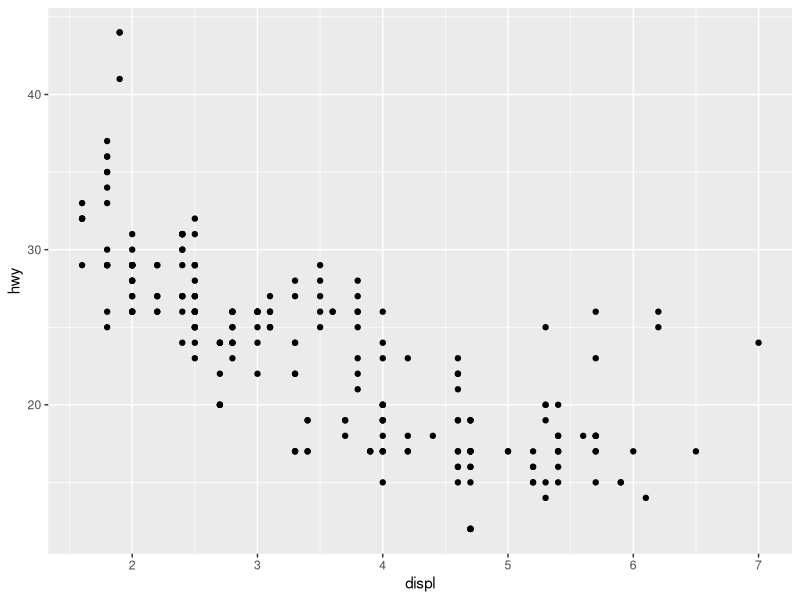
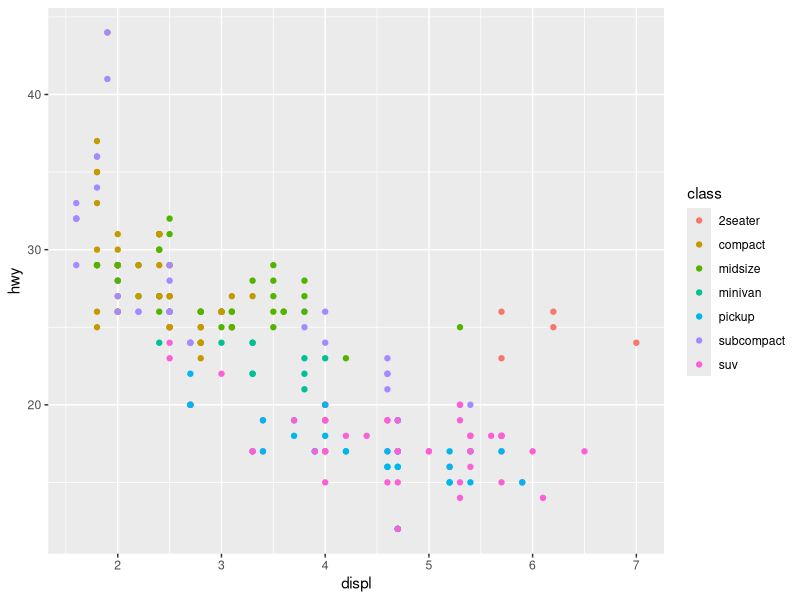
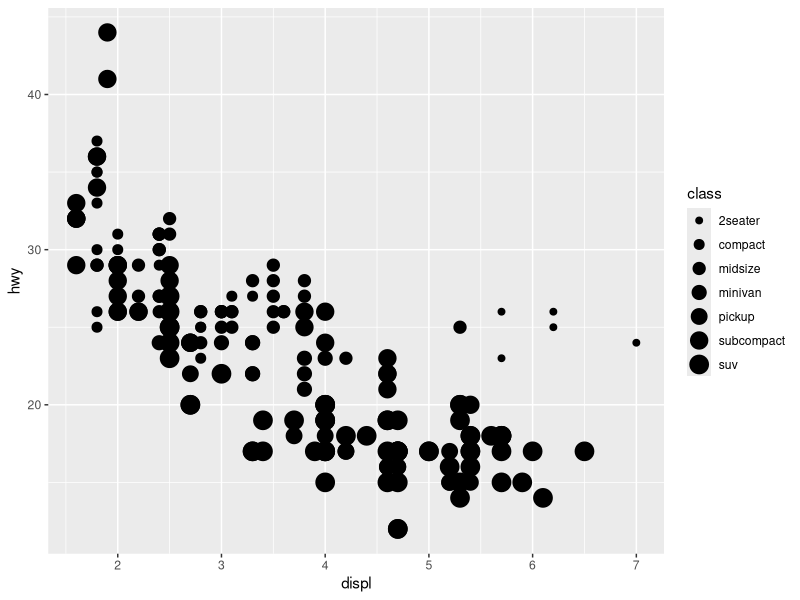
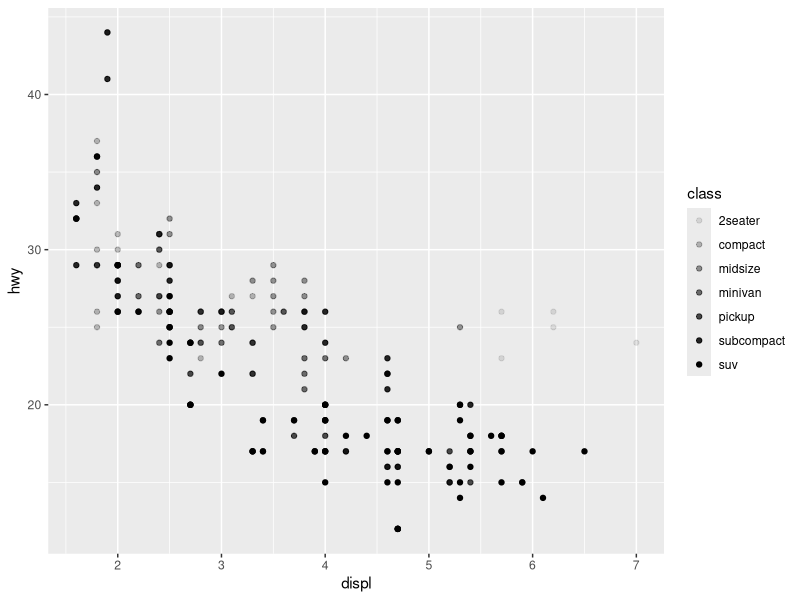
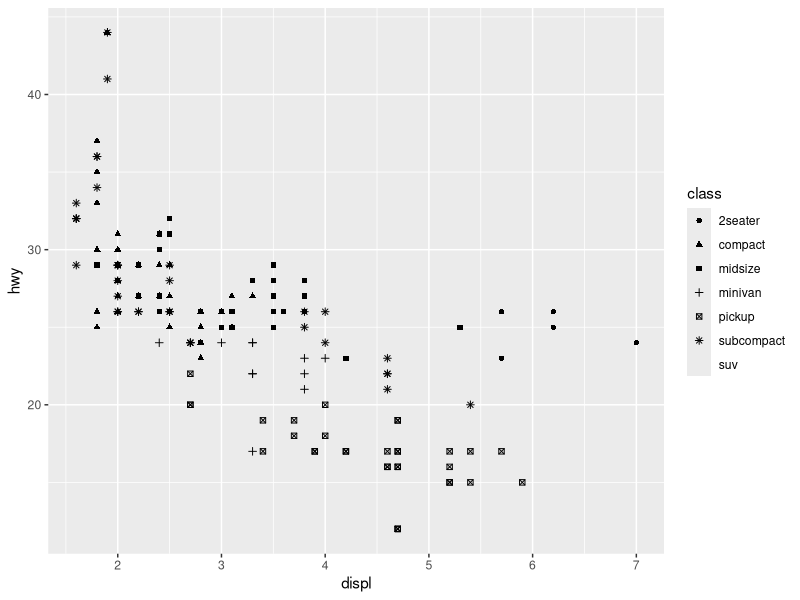
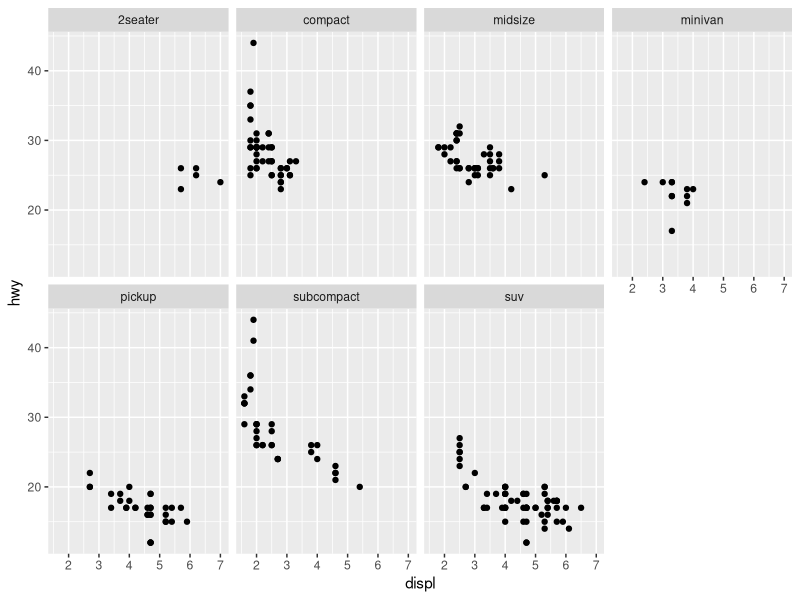
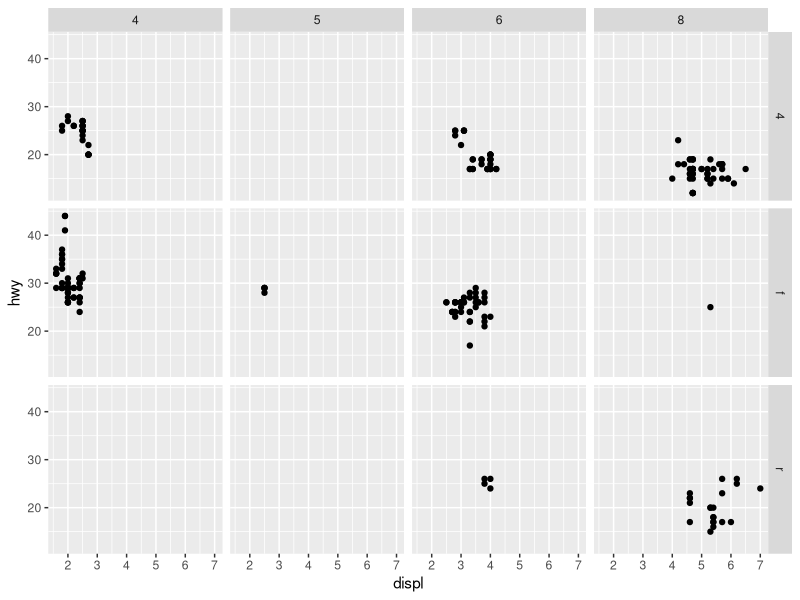
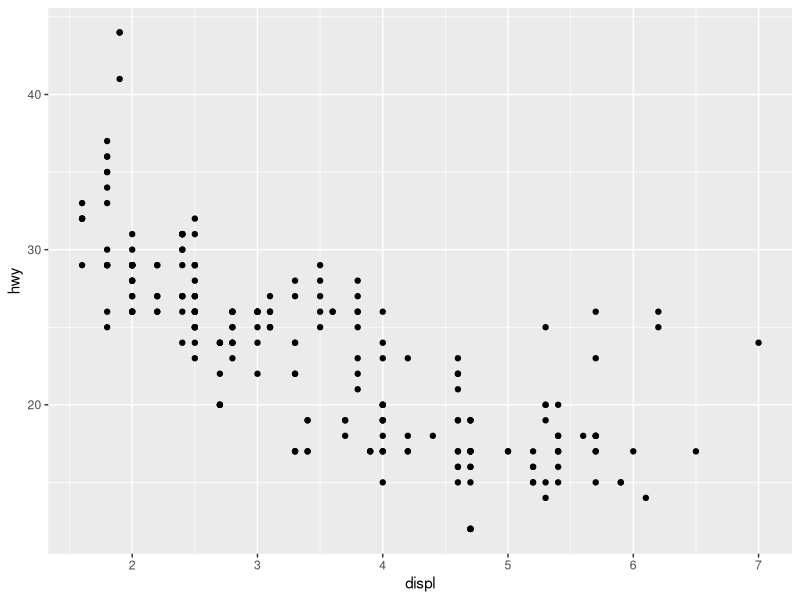

Generate these figures, in order, with R: (Note: this script raises an error after producing the figures.)
library(ggplot2)

head(mpg)
str(mpg)

## Create new
ggplot(data = mpg) + 
  geom_point(mapping = aes(x = displ, y = hwy))

#ggplot(data = <DATA>) + 
#<GEOM_FUNCTION>(mapping = aes(<MAPPINGS>))

# Aesthetics
ggplot(data = mpg) + 
  geom_point(mapping = aes(x = displ, y = hwy, color = class))
ggplot(data = mpg) + 
  geom_point(mapping = aes(x = displ, y = hwy, size = class))
ggplot(data = mpg) + 
  geom_point(mapping = aes(x = displ, y = hwy, alpha = class))
ggplot(data = mpg) + 
  geom_point(mapping = aes(x = displ, y = hwy, shape = class))


# Facets
ggplot(data = mpg) + 
  geom_point(mapping = aes(x = displ, y = hwy)) + 
  facet_wrap(~ class, nrow = 2)
ggplot(data = mpg) + 
  geom_point(mapping = aes(x = displ, y = hwy)) + 
  facet_grid(drv ~ cyl)


# Geoms
ggplot(data = mpg) + 
  geom_point(mapping = aes(x = displ, y = hwy))
ggplot(data = mpg) + 
  geom_smooth(mapping = aes(x = displ, y = hwy))
ggplot(data = mpg) +
  geom_smooth(
    mapping = aes(x = displ, y = hwy, color = drv),
    show.legend = FALSE
  )
ggplot(data = mpg) + 
  geom_point(mapping = aes(x = displ, y = hwy)) +
  geom_smooth(mapping = aes(x = displ, y = hwy))
ggplot(data = mpg, mapping = aes(x = displ, y = hwy)) + 
  geom_point(mapping = aes(color = class)) + 
  geom_smooth(data = filter(mpg, class == "subcompact"), se = FALSE)

# Statistiscal transformations
head(diamonds)
ggplot(data = diamonds) + 
  geom_bar(mapping = aes(x = cut))

